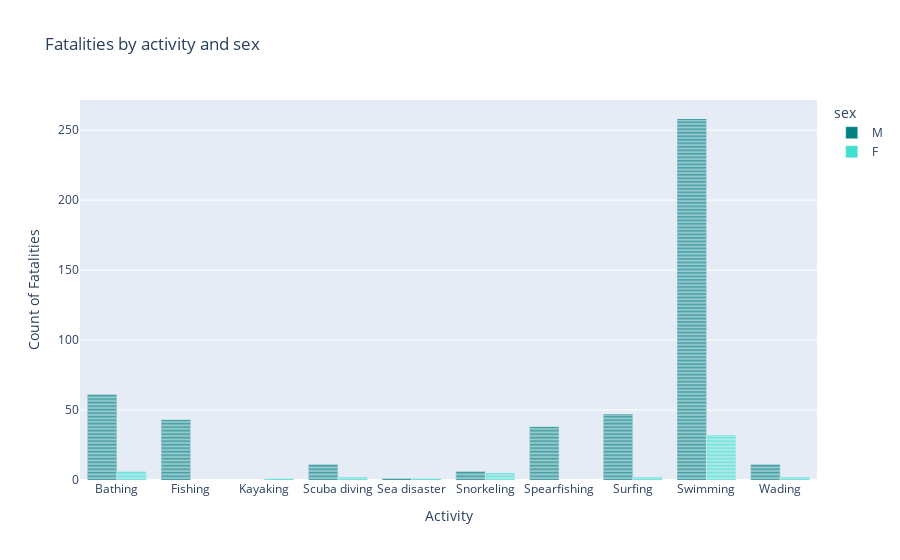

Notebook code cell kept with this figure:
### Code cell
#Digging more into Fatalities (this changes things)
grouped_data = filtered_h1.groupby(['activity', 'sex', 'fatal']).size().reset_index(name='count')
fatalities_data = filtered_h1[filtered_h1['fatal'] == 'Y']
color_palette = ['teal', 'turquoise']

fig = px.bar(fatalities_data, 
             x='activity', 
             color='sex', 
             barmode='group',
             title='Fatalities by activity and sex',
             labels={'count': 'Count of Fatalities', 'activity': 'Activity'},
             category_orders={'activity': sorted(fatalities_data['activity'].unique())},
             color_discrete_sequence=color_palette
            )
fig.show()

### Figure 1 — Plotly figure (JSON) as saved in the notebook; plotly's stock layout.template omitted (floating-point values rounded to 4 significant figures; data arrays with more than 128 entries replaced by an {"elided": "..."} marker saying what was removed)
{"data": [{"alignmentgroup": "True", "hovertemplate": "sex=M<br>Activity=%{x}<br>Count of Fatalities=%{y}<extra></extra>", "legendgroup": "M", "marker": {"color": "teal", "pattern": {"shape": ""}}, "name": "M", "offsetgroup": "M", "orientation": "v", "showlegend": true, "textposition": "auto", "type": "bar", "x": {"elided": "476 str values"}, "xaxis": "x", "y": {"elided": "476 int values"}, "yaxis": "y"}, {"alignmentgroup": "True", "hovertemplate": "sex=F<br>Activity=%{x}<br>Count of Fatalities=%{y}<extra></extra>", "legendgroup": "F", "marker": {"color": "turquoise", "pattern": {"shape": ""}}, "name": "F", "offsetgroup": "F", "orientation": "v", "showlegend": true, "textposition": "auto", "type": "bar", "x": ["Scuba diving", "Surfing", "Snorkeling", "Swimming", "Swimming", "Snorkeling", "Swimming", "Snorkeling", "Snorkeling", "Swimming", "Swimming", "Swimming", "Swimming", "Swimming", "Surfing", "Swimming", "Scuba diving", "Swimming", "Snorkeling", "Kayaking", "Swimming", "Swimming", "Sea disaster", "Swimming", "Bathing", "Swimming", "Swimming", "Swimming", "Wading", "Swimming", "Swimming", "Swimming", "Swimming", "Wading", "Swimming", "Swimming", "Swimming", "Swimming", "Swimming", "Bathing", "Swimming", "Bathing", "Bathing", "Swimming", "Swimming", "Swimming", "Bathing", "Bathing", "Swimming", "Swimming", "Swimming"], "xaxis": "x", "y": [1, 1, 1, 1, 1, 1, 1, 1, 1, 1, 1, 1, 1, 1, 1, 1, 1, 1, 1, 1, 1, 1, 1, 1, 1, 1, 1, 1, 1, 1, 1, 1, 1, 1, 1, 1, 1, 1, 1, 1, 1, 1, 1, 1, 1, 1, 1, 1, 1, 1, 1], "yaxis": "y"}], "layout": {"barmode": "group", "legend": {"title": {"text": "sex"}, "tracegroupgap": 0}, "title": {"text": "Fatalities by activity and sex"}, "xaxis": {"anchor": "y", "categoryarray": ["Bathing", "Fishing", "Kayaking", "Scuba diving", "Sea disaster", "Snorkeling", "Spearfishing", "Surfing", "Swimming", "Wading"], "categoryorder": "array", "domain": [0, 1], "title": {"text": "Activity"}}, "yaxis": {"anchor": "x", "domain": [0, 1], "title": {"text": "Count of Fatalities"}}}}
